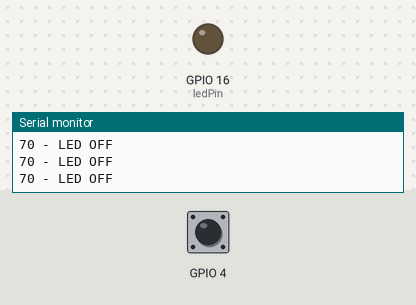
Simulated run of this sketch. Board: ESP32. On the bench: output pins drawn as LEDs (lit = HIGH), the last lines printed to the serial monitor. Dashed ring = blinking. The test bench sets the inputs (shaded band); at power-on: GPIO 4 HIGH.

Above: at 2.2 s.
2.3 s: GPIO 4 pulled LOW for 1 s
At 2.55 s:
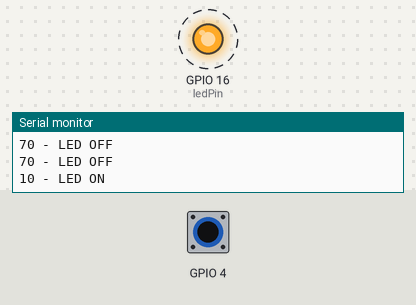
4.8 s: GPIO 4 pulled LOW for 3.2 s
At 5.65 s:
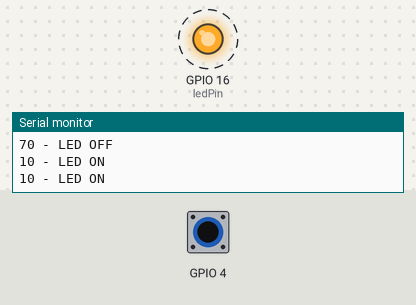
Timing chart, 0 to 9.3 s (numbered marks = the images above; inputs shaded):
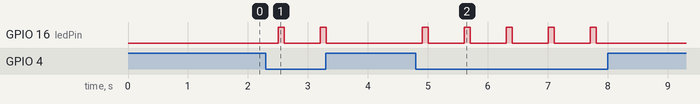

Measured:
- after the input at 2.3 s, GPIO 16 (ledPin): alternates HIGH for 0.10 s and LOW for 0.60 s, 4 changes in all, then stays LOW, starting after 0.20 s
- after the input at 4.8 s, GPIO 16 (ledPin): alternates HIGH for 0.10 s and LOW for 0.60 s, 10 changes in all, then stays LOW, starting after 0.10 s

The sketch:

A._Capacitive_Touch_Tugas2.ino
```cpp
const int ledPin = 16;
int touchValue;

void setup(){
  Serial.begin(115200);
  delay(1000);
  pinMode (ledPin, OUTPUT);
}

void loop(){
  touchValue = touchRead(4);
  Serial.print(touchValue);

  if(touchValue < 20){
    digitalWrite(ledPin, HIGH);
    delay(100);
    digitalWrite(ledPin, LOW);
    delay(100);
    Serial.println(" - LED ON");
  }
  else{
    digitalWrite(ledPin, LOW);
    Serial.println(" - LED OFF");
  }
  delay(500);
}
```
